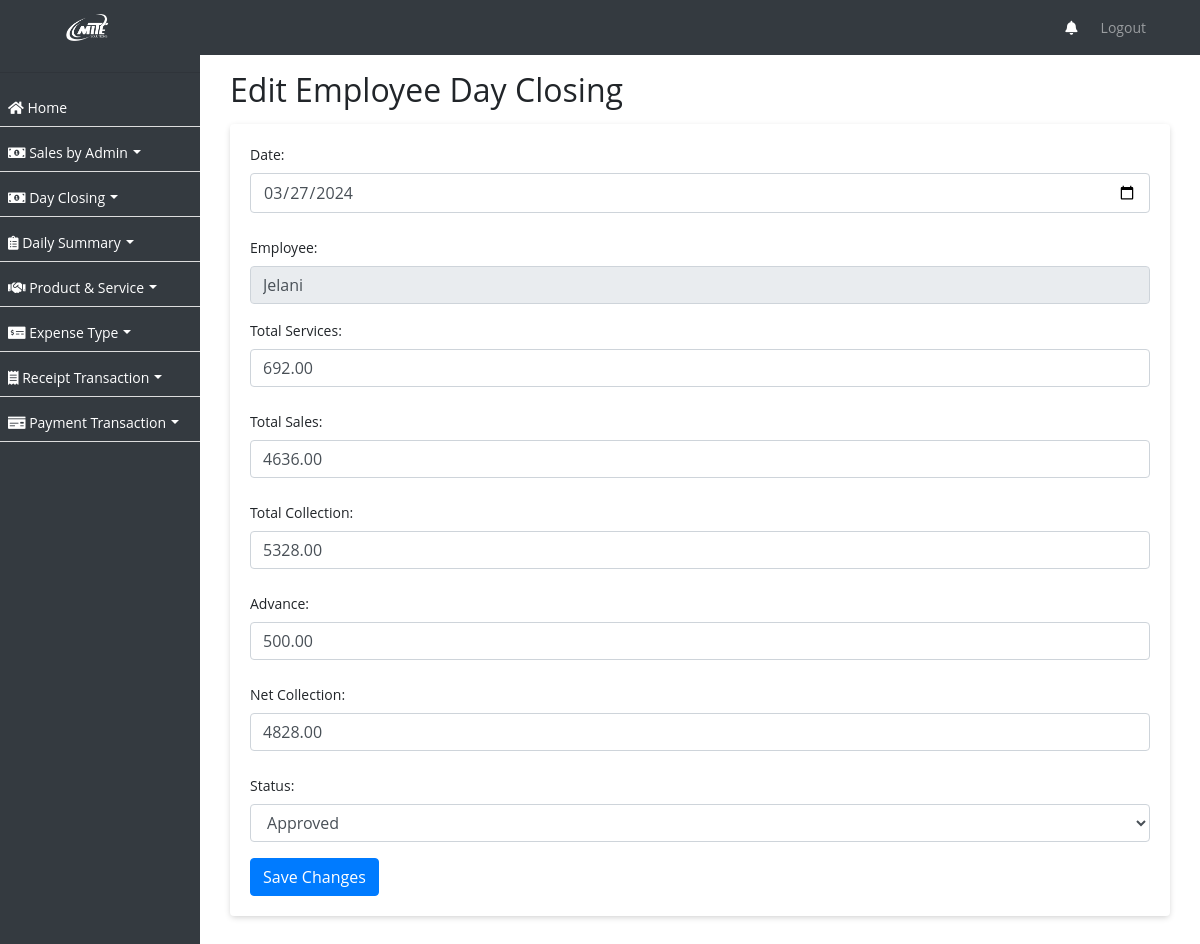
The page /sale/dayclosing/22/edit/ on the database its author committed.
### ezshopapp/models.py (models this page shows, shortened)
class DayClosing(models.Model):
    date = models.DateField()
    employee = models.ForeignKey(Employee, on_delete=models.CASCADE, blank=True, null=True)
    total_services = models.DecimalField(max_digits=8, decimal_places=2)
    total_sales = models.DecimalField(max_digits=8, decimal_places=2)
    total_collection = models.DecimalField(max_digits=8, decimal_places=2)
    advance = models.DecimalField(max_digits=8, decimal_places=2, blank=True, null=True)
    net_collection = models.DecimalField(max_digits=8, decimal_places=2)
    status = models.CharField(max_length=10, choices=STATUS_CHOICES, default='pending')
    created_on = models.DateTimeField(auto_now_add=True, null=True)

class Employee(models.Model):
    employee_id = models.CharField(max_length=10, unique=True)
    username = models.CharField(max_length=50, null=True)
    password = models.CharField(max_length=50, null=True)
    business_profile = models.CharField(max_length=255, null=True)
    business_profile_id = models.IntegerField(null=True)
    first_name = models.CharField(max_length=255)
    second_name = models.CharField(max_length=255)
    nationality = models.CharField(max_length=255)
    mobile_no = models.CharField(max_length=20, blank=True, null=True)
    passport_no = models.CharField(max_length=20, unique=True)
    passport_expiration_date = models.DateField()
    emirates_id = models.CharField(max_length=20, unique=True)
    id_expiration_date = models.DateField()
    basic_pay = models.DecimalField(max_digits=10, decimal_places=2)
    house_allowance = models.DecimalField(max_digits=10, decimal_places=2, default=0)
    transportation_allowance = models.DecimalField(max_digits=10, decimal_places=2, default=0)
    commission_percentage = models.DecimalField(max_digits=5, decimal_places=2, default=0, validators=[MinValueValidator(0)])
    joining_date = models.DateField()
    job_role = models.ForeignKey(Role, on_delete=models.SET_NULL, null=True)
    is_employee = models.BooleanField(default=True)
    created_on = models.DateTimeField(auto_now_add=True, null=True)

### ezshopapp/views.py (the view)
# urls.py: path('sale/dayclosing/<int:pk>/edit/', edit_day_closing, name='edit_day_closing'),
def edit_day_closing(request, pk):
    day_closing = get_object_or_404(DayClosing, pk=pk)
    employees = Employee.objects.all()
    status_choices = STATUS_CHOICES
    if request.method == 'POST':
        form = DayClosingForm(request.POST, instance=day_closing)
        if form.is_valid():
            form.save()
            return redirect('day_closing_report')
    else:
        form = DayClosingForm(instance=day_closing)
    return render(request, 'dayclosing_edit.html', {'form': form, 'employees': employees, 'status_choices': status_choices })

### ezshopapp/forms.py
class DayClosingForm(forms.ModelForm):
    class Meta:
        model = DayClosing
        fields = ['date', 'employee', 'total_services', 'total_sales', 'total_collection', 'advance', 'net_collection', 'status']
        widgets = {
            'date': forms.DateInput(attrs={'type': 'date'}),
        }

### ezshopapp/templates/dayclosing_edit.html (shortened to what this page needs)
{% extends 'base.html' %}
{% block content %}
<div class="container">
    <h2>Edit Employee Day Closing</h2>
    <div class="card">
        <div class="card-body">
            <form method="post">
                <div class="form-group">
                    <label for="id_date">Date:</label>
                    {{ form.date }}
                </div>
                <div class="form-group">
                    <label for="id_employee">Employee:</label>
                    <input type="text" name="employee" id="id_employee" class="form-control" readonly
                           value="{{ form.instance.employee.first_name }} {{ form.instance.employee.last_name }}">
                </div>
                <div class="form-group">
                    <label for="id_total_services">Total Services:</label>
                    {{ form.total_services }}
                </div>
                <div class="form-group">
                    <label for="id_total_sales">Total Sales:</label>
                    {{ form.total_sales }}
                </div>
                <div class="form-group">
                    <label for="id_total_collection">Total Collection:</label>
                    {{ form.total_collection }}
                </div>
                <div class="form-group">
                    <label for="id_advance">Advance:</label>
                    {{ form.advance }}
                </div>
                <div class="form-group">
                    <label for="id_net_collection">Net Collection:</label>
                    {{ form.net_collection }}
                </div>
                <div class="form-group">
                    <label for="id_status">Status:</label>
                    <select name="status" id="id_status" class="form-control">
                        {% for choice in status_choices %}
                            <option value="{{ choice.0 }}" {% if choice.0 == form.instance.status %}selected{% endif %}>{{ choice.1 }}</option>
                        {% endfor %}
                    </select>
                </div>
                <button type="submit" class="btn btn-primary">Save Changes</button>
            </form>
        </div>
    </div>
</div>
{% endblock %}

### ezshopapp/templates/base.html (style rules this page uses)
body, p, h1, h2, h3, h4, h5, h6, a, li, label, input, div, span, small { font-family: "Open Sans", sans-serif !important; }
button:focus, button { outline: none !important; border: none; }
body, p, a, li, li>a { font-size:14px !important; }
body { padding-top: 56px; background-color: #ffffff !important; }
.form-control { line-height: 1.25 !important; }
.card { border:0px !important; margin-top:15px; margin-bottom:15px; box-shadow: 0px 2px 6px -1px #ccc; }
.btn-primary { --bs-btn-color: #fff; --bs-btn-bg: #00B69B; --bs-btn-border-color: #00B69B; --bs-btn-hover-color: #000; --bs-btn-hover-bg: #26c1aa; --bs-btn-hover-border-color: #1abda5; --bs-btn-focus-shadow-rgb: 0, 155, 132; --bs-btn-active-color: #000; --bs-btn-active-bg: #33c5af; --bs-btn-active-border-color: #1abda5; --bs-btn-active-shadow: inset 0 3px 5px rgba(0, 0, 0, 0.125); --bs-btn-disabled-color: #000; --bs-btn-disabled-bg: #00B69B; --bs-btn-disabled-border-color: #00B69B; }
input, select { width: 100%; padding: 0.375rem 0.75rem; margin-bottom: 0.5rem; font-size: 1rem; line-height: 1.5; color: #495057; background-color: #fff; background-clip: padding-box; border: 1px solid #ced4da; border-radius: 0.25rem; transition: border-color 0.15s ease-in-out, box-shadow 0.15s ease-in-out; }

### rows shown on the page
DayClosing: date "03/27/2024", employee "Jelani", total_services "692.00", total_sales "4636.00", total_collection "5328.00", advance "500.00", net_collection "4828.00", status "Approved"
